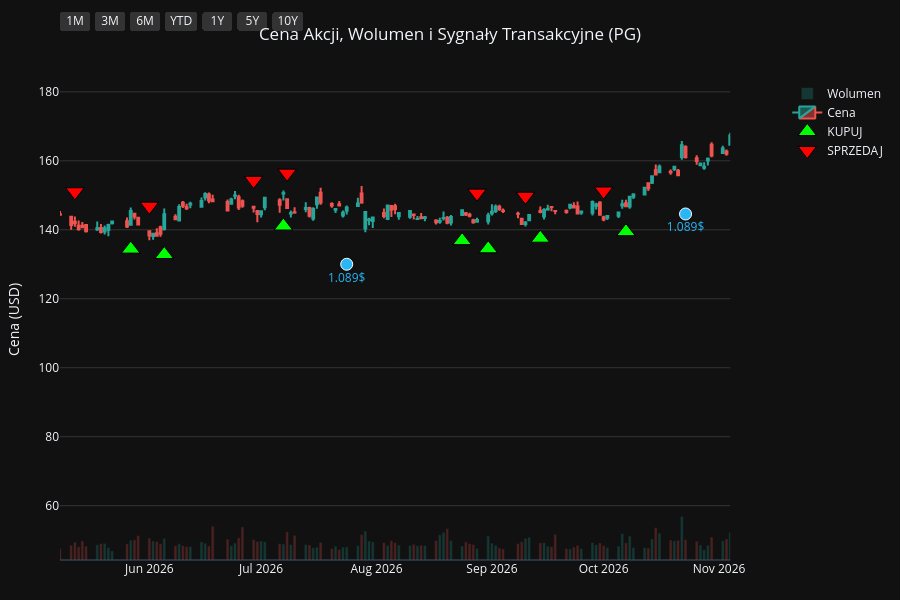
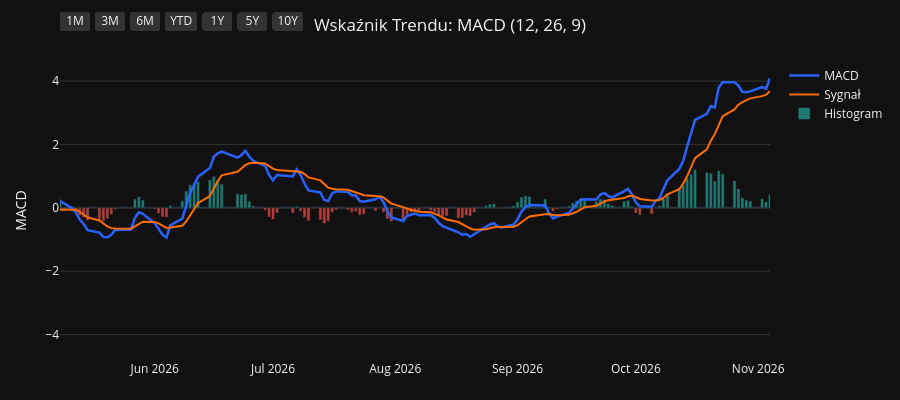
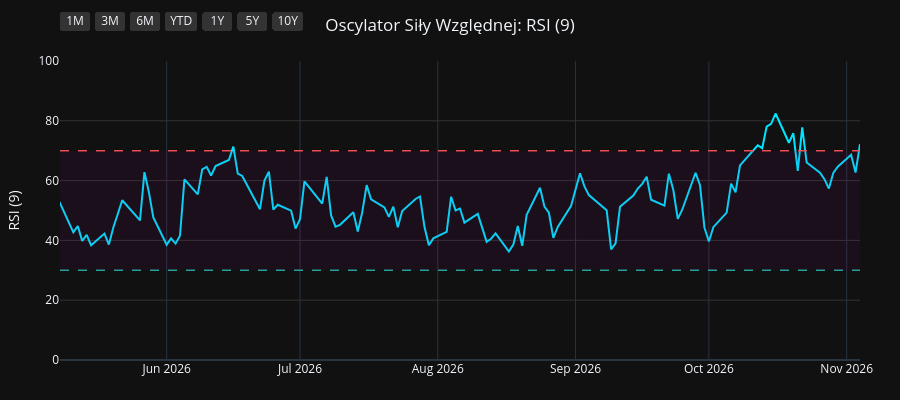
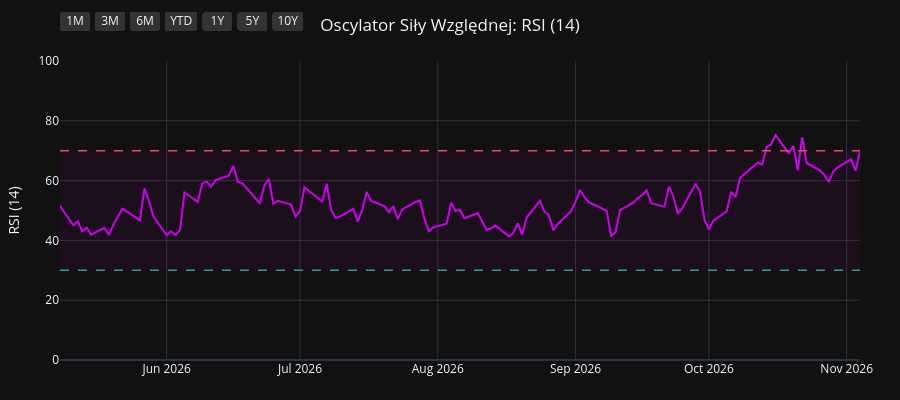

The code cell stored with these charts, in order, in its notebook:
### Code cell
import os
import yfinance as yf
import pandas as pd
import pandas_ta as ta
import plotly.graph_objects as go
from plotly.subplots import make_subplots

# 1. Pobranie i przygotowanie danych
symbol = os.environ.get("STOCK_TICKER", "").strip().upper()
if not symbol:
    raise RuntimeError("Set STOCK_TICKER before running price_extractor.ipynb")
df = yf.Ticker(symbol).history(period="10y")
df.index = df.index.tz_localize(None)

# Wskaźniki i sygnały
df.ta.macd(fast=12, slow=26, signal=9, append=True)
df.ta.rsi(length=9, append=True)
df.ta.rsi(length=14, append=True)
df.ta.rsi(length=21, append=True)
df.dropna(inplace=True)

macd = df['MACD_12_26_9']
signal = df['MACDs_12_26_9']
wczorajszy_macd = macd.shift(1)
wczorajszy_signal = signal.shift(1)

df['Decyzja'] = 'BRAK'
df.loc[(macd > signal) & (wczorajszy_macd <= wczorajszy_signal), 'Decyzja'] = 'KUPUJ'
df.loc[(macd < signal) & (wczorajszy_macd >= wczorajszy_signal), 'Decyzja'] = 'SPRZEDAJ'

df_kupuj = df[df['Decyzja'] == 'KUPUJ']
df_sprzedaj = df[df['Decyzja'] == 'SPRZEDAJ']
df_dywidendy = df[df['Dividends'] > 0]
df_splity = df[df['Stock Splits'] > 0]

# Wspólna konfiguracja osi X
konfiguracja_osi_x = dict(
    type="date",
    showspikes=True, spikemode="across", spikesnap="cursor", spikedash="dot", spikecolor="#ffffff", spikethickness=1, hoverformat="%Y-%m-%d",
    rangeselector=dict(
        buttons=list([
            dict(count=1, label="1M", step="month", stepmode="backward"),
            dict(count=3, label="3M", step="month", stepmode="backward"),
            dict(count=6, label="6M", step="month", stepmode="backward"),
            dict(count=1, label="YTD", step="year", stepmode="todate"),
            dict(count=1, label="1Y", step="year", stepmode="backward"),
            dict(count=5, label="5Y", step="year", stepmode="backward"),
            dict(step="all", label="10Y")
        ]),
        bgcolor="#333333", activecolor="#2962ff", x=0, y=1.1
    )
)

# ==========================================
# WYKRES 1: CENA + WOLUMEN + SYGNAŁY
# ==========================================
fig1 = make_subplots(specs=[[{"secondary_y": True}]])

kolory_wolumenu = ['#26a69a' if row['Close'] >= row['Open'] else '#ef5350' for index, row in df.iterrows()]
fig1.add_trace(go.Bar(x=df.index, y=df['Volume'], marker_color=kolory_wolumenu, opacity=0.25, name='Wolumen'), secondary_y=True)
fig1.add_trace(go.Candlestick(x=df.index, open=df['Open'], high=df['High'], low=df['Low'], close=df['Close'], name='Cena', increasing_line_color='#26a69a', decreasing_line_color='#ef5350'), secondary_y=False)
fig1.add_trace(go.Scatter(x=df_kupuj.index, y=df_kupuj['Low'] * 0.95, customdata=df_kupuj[['Low', 'High']], mode='markers', marker=dict(symbol='triangle-up', size=16, color='#00ff00', line=dict(width=1, color='black')), name='KUPUJ', hovertemplate='KUPUJ<br>Najniższa: %{customdata[0]:.2f}<br>Najwyższa: %{customdata[1]:.2f}<extra></extra>'), secondary_y=False)
fig1.add_trace(go.Scatter(x=df_sprzedaj.index, y=df_sprzedaj['High'] * 1.05, customdata=df_sprzedaj[['Low', 'High']], mode='markers', marker=dict(symbol='triangle-down', size=16, color='#ff0000', line=dict(width=1, color='black')), name='SPRZEDAJ', hovertemplate='SPRZEDAJ<br>Najniższa: %{customdata[0]:.2f}<br>Najwyższa: %{customdata[1]:.2f}<extra></extra>'), secondary_y=False)

if not df_dywidendy.empty:
    fig1.add_trace(go.Scatter(x=df_dywidendy.index, y=df_dywidendy['Low'] * 0.90, mode='markers+text', marker=dict(symbol='circle', size=12, color='#29b6f6', line=dict(width=1, color='white')), text=df_dywidendy['Dividends'].apply(lambda x: f"{x}$"), textposition="bottom center", name='Dywidenda', showlegend=False, hovertemplate='Dywidenda: %{text}<extra></extra>', textfont=dict(color="#29b6f6")), secondary_y=False)
if not df_splity.empty:
                    fig1.add_trace(go.Scatter(x=df_splity.index, y=df_splity['High'], mode='markers+text', marker=dict(symbol='star', size=16, color='#ffee58', line=dict(width=1, color='black')), text=df_splity['Stock Splits'].apply(lambda x: f"{x:g}:1" if x >= 1 else f"1:{1 / x:g}"), textposition="top center", name='Split', hovertemplate='%{text}<extra></extra>', textfont=dict(color="#ffee58")), secondary_y=False)

fig1.update_layout(title=dict(text=f"Cena Akcji, Wolumen i Sygnały Transakcyjne ({symbol})", x=0.5, xanchor='center'), dragmode='pan', xaxis_rangeslider_visible=False, template='plotly_dark', height=600, hovermode='x unified', margin=dict(l=60, r=40, t=60, b=40))
fig1.update_xaxes(**konfiguracja_osi_x)
fig1.update_xaxes(range=[df.index.max() - pd.Timedelta(days=180), df.index.max()])
fig1.update_yaxes(title_text="Cena (USD)", secondary_y=False, gridcolor='#333333')
fig1.update_yaxes(range=[0, df['Volume'].max() * 4], showgrid=False, showticklabels=False, secondary_y=True)
fig1.show(config={'scrollZoom': True})

# ==========================================
# WYKRES 2: WSKAŹNIK MACD
# ==========================================
fig2 = go.Figure()
fig2.add_trace(go.Scatter(x=df.index, y=df['MACD_12_26_9'], line=dict(color='#2962ff', width=2.5), name='MACD'))
fig2.add_trace(go.Scatter(x=df.index, y=df['MACDs_12_26_9'], line=dict(color='#ff6d00', width=2), name='Sygnał'))
kolory_macd = ['#26a69a' if val >= 0 else '#ef5350' for val in df['MACDh_12_26_9']]
fig2.add_trace(go.Bar(x=df.index, y=df['MACDh_12_26_9'], marker_color=kolory_macd, name='Histogram', opacity=0.7))
fig2.update_layout(title=dict(text="Wskaźnik Trendu: MACD (12, 26, 9)", x=0.5, xanchor='center'), dragmode='pan', xaxis_rangeslider_visible=False, template='plotly_dark', height=400, hovermode='x unified', margin=dict(l=60, r=40, t=60, b=40))
fig2.update_xaxes(**konfiguracja_osi_x)
fig2.update_xaxes(range=[df.index.max() - pd.Timedelta(days=180), df.index.max()])
fig2.update_yaxes(title_text="MACD", gridcolor='#333333')
fig2.show(config={'scrollZoom': True})

# ==========================================
# WYKRES 3: OSCYLATOR RSI (9)
# ==========================================
fig3 = go.Figure()
fig3.add_trace(go.Scatter(x=df.index, y=df['RSI_9'], line=dict(color='#00e5ff', width=2), name='RSI (9)'))
fig3.add_hline(y=70, line_dash="dash", line_color="#ef5350", line_width=1.5)
fig3.add_hline(y=30, line_dash="dash", line_color="#26a69a", line_width=1.5)
fig3.add_hrect(y0=30, y1=70, line_width=0, fillcolor="purple", opacity=0.1)
fig3.update_layout(title=dict(text="Oscylator Siły Względnej: RSI (9)", x=0.5, xanchor='center'), dragmode='pan', xaxis_rangeslider_visible=False, template='plotly_dark', height=400, hovermode='x unified', margin=dict(l=60, r=40, t=60, b=40))
fig3.update_xaxes(**konfiguracja_osi_x)
fig3.update_xaxes(range=[df.index.max() - pd.Timedelta(days=180), df.index.max()])
fig3.update_yaxes(title_text="RSI (9)", range=[0, 100], gridcolor='#333333')
fig3.show(config={'scrollZoom': True})

# ==========================================
# WYKRES 4: OSCYLATOR RSI (14)
# ==========================================
fig4 = go.Figure()
fig4.add_trace(go.Scatter(x=df.index, y=df['RSI_14'], line=dict(color='#d500f9', width=2), name='RSI (14)'))
fig4.add_hline(y=70, line_dash="dash", line_color="#ef5350", line_width=1.5)
fig4.add_hline(y=30, line_dash="dash", line_color="#26a69a", line_width=1.5)
fig4.add_hrect(y0=30, y1=70, line_width=0, fillcolor="purple", opacity=0.1)
fig4.update_layout(title=dict(text="Oscylator Siły Względnej: RSI (14)", x=0.5, xanchor='center'), dragmode='pan', xaxis_rangeslider_visible=False, template='plotly_dark', height=400, hovermode='x unified', margin=dict(l=60, r=40, t=60, b=40))
fig4.update_xaxes(**konfiguracja_osi_x)
fig4.update_xaxes(range=[df.index.max() - pd.Timedelta(days=180), df.index.max()])
fig4.update_yaxes(title_text="RSI (14)", range=[0, 100], gridcolor='#333333')
fig4.show(config={'scrollZoom': True})

# ==========================================
# WYKRES 5: OSCYLATOR RSI (21)
# ==========================================
fig5 = go.Figure()
fig5.add_trace(go.Scatter(x=df.index, y=df['RSI_21'], line=dict(color='#64dd17', width=2), name='RSI (21)'))
fig5.add_hline(y=70, line_dash="dash", line_color="#ef5350", line_width=1.5)
fig5.add_hline(y=30, line_dash="dash", line_color="#26a69a", line_width=1.5)
fig5.add_hrect(y0=30, y1=70, line_width=0, fillcolor="purple", opacity=0.1)
fig5.update_layout(title=dict(text="Oscylator Siły Względnej: RSI (21)", x=0.5, xanchor='center'), dragmode='pan', xaxis_rangeslider_visible=False, template='plotly_dark', height=400, hovermode='x unified', margin=dict(l=60, r=40, t=60, b=40))
fig5.update_xaxes(**konfiguracja_osi_x)
fig5.update_xaxes(range=[df.index.max() - pd.Timedelta(days=180), df.index.max()])
fig5.update_yaxes(title_text="RSI (21)", range=[0, 100], gridcolor='#333333')
fig5.show(config={'scrollZoom': True})

### Figure 1 — Plotly figure (JSON) as saved in the notebook; plotly's stock layout.template omitted (floating-point values rounded to 4 significant figures; data arrays with more than 128 entries replaced by an {"elided": "..."} marker saying what was removed)
{"data": [{"marker": {"color": {"elided": "2479 str values"}}, "name": "Wolumen", "opacity": 0.25, "type": "bar", "x": {"elided": "2479 str values"}, "xaxis": "x", "y": {"elided": "2479 int values"}, "yaxis": "y2"}, {"close": {"elided": "2479 float values"}, "decreasing": {"line": {"color": "#ef5350"}}, "high": {"elided": "2479 float values"}, "increasing": {"line": {"color": "#26a69a"}}, "low": {"elided": "2479 float values"}, "name": "Cena", "open": {"elided": "2479 float values"}, "type": "candlestick", "x": {"elided": "2479 str values"}, "xaxis": "x", "yaxis": "y"}, {"customdata": {"elided": "104x2 float values"}, "hovertemplate": "KUPUJ<br>Najniższa: %{customdata[0]:.2f}<br>Najwyższa: %{customdata[1]:.2f}<extra></extra>", "marker": {"color": "#00ff00", "line": {"color": "black", "width": 1}, "size": 16, "symbol": "triangle-up"}, "mode": "markers", "name": "KUPUJ", "type": "scatter", "x": ["2017-01-06T00:00:00", "2017-01-18T00:00:00", "2017-02-15T00:00:00", "2017-04-18T00:00:00", "2017-04-25T00:00:00", "2017-05-19T00:00:00", "2017-07-18T00:00:00", "2017-09-20T00:00:00", "2017-10-13T00:00:00", "2017-11-08T00:00:00", "2018-01-22T00:00:00", "2018-02-20T00:00:00", "2018-02-22T00:00:00", "2018-03-02T00:00:00", "2018-03-28T00:00:00", "2018-05-09T00:00:00", "2018-07-27T00:00:00", "2018-08-16T00:00:00", "2018-09-19T00:00:00", "2018-10-19T00:00:00", "2018-12-14T00:00:00", "2019-01-18T00:00:00", "2019-01-23T00:00:00", "2019-03-14T00:00:00", "2019-04-08T00:00:00", "2019-04-15T00:00:00", "2019-05-16T00:00:00", "2019-06-07T00:00:00", "2019-07-03T00:00:00", "2019-07-30T00:00:00", "2019-08-16T00:00:00", "2019-08-27T00:00:00", "2019-09-26T00:00:00", "2019-10-23T00:00:00", "2019-11-19T00:00:00", "2019-11-26T00:00:00", "2020-01-15T00:00:00", "2020-02-05T00:00:00", "2020-02-21T00:00:00", "2020-03-30T00:00:00", "2020-05-28T00:00:00", "2020-07-01T00:00:00", "2020-08-25T00:00:00", "2020-10-06T00:00:00", "2020-11-06T00:00:00", "2020-11-12T00:00:00", "2020-12-17T00:00:00", "2021-02-10T00:00:00", "2021-03-08T00:00:00", "2021-05-10T00:00:00", "2021-06-28T00:00:00", "2021-08-13T00:00:00", "2021-09-14T00:00:00", "2021-10-11T00:00:00", "2021-10-26T00:00:00", "2021-12-06T00:00:00", "2022-02-03T00:00:00", "2022-03-18T00:00:00", "2022-06-02T00:00:00", "2022-06-23T00:00:00", "2022-07-25T00:00:00", "2022-08-03T00:00:00", "2022-10-17T00:00:00", "2023-02-17T00:00:00", "2023-04-21T00:00:00", "2023-06-13T00:00:00", "2023-07-20T00:00:00", "2023-09-18T00:00:00", "2023-10-16T00:00:00", "2023-11-30T00:00:00", "2023-12-28T00:00:00", "2024-02-23T00:00:00", "2024-04-19T00:00:00", "2024-06-10T00:00:00", "2024-06-18T00:00:00", "2024-07-17T00:00:00", "2024-08-05T00:00:00", "2024-08-20T00:00:00", "2024-08-30T00:00:00", "2024-10-15T00:00:00", "2024-11-13T00:00:00", "2025-01-22T00:00:00", "2025-02-21T00:00:00", "2025-04-01T00:00:00", "2025-04-14T00:00:00", "2025-05-15T00:00:00", "2025-07-02T00:00:00", "2025-07-22T00:00:00", "2025-08-11T00:00:00", "2025-09-17T00:00:00", "2025-10-20T00:00:00", "2025-11-13T00:00:00", "2025-11-18T00:00:00", "2025-12-16T00:00:00", "2026-01-12T00:00:00", "2026-02-23T00:00:00", "2026-04-08T00:00:00", "2026-05-27T00:00:00", "2026-06-05T00:00:00", "2026-07-07T00:00:00", "2026-08-24T00:00:00", "2026-08-31T00:00:00", "2026-09-14T00:00:00", "2026-10-07T00:00:00"], "xaxis": "x", "y": [61.29, 61.75, 65.56, 65.95, 65.81, 63.02, 64.34, 69.56, 68.64, 64.83, 68.32, 61.02, 60.34, 59.02, 58.67, 54.49, 60.91, 63.09, 64.21, 65.62, 74.25, 70.95, 72.97, 78.5, 80.67, 81.67, 83.66, 84.56, 87.78, 93.85, 92.9, 94.62, 97.58, 96.86, 96.3, 95.73, 99.38, 100.3, 100.8, 88.13, 92.5, 95.72, 111.6, 112.5, 116.0, 114.9, 112.4, 104.9, 102.7, 111.9, 111.1, 118.4, 120.3, 117.7, 118.0, 125.4, 135.7, 124.5, 120.4, 117.3, 121.1, 119.8, 107.0, 117.6, 133.9, 125.0, 129.2, 133.9, 126.9, 131.7, 127.3, 141.4, 136.5, 147.6, 148.4, 148.7, 149.0, 150.3, 151.7, 154.5, 149.0, 147.9, 150.1, 153.0, 150.0, 144.5, 145.6, 142.0, 140.6, 145.2, 138.7, 136.3, 134.3, 133.5, 130.8, 149.0, 131.9, 134.4, 132.8, 141.1, 136.8, 134.5, 137.6, 139.4], "yaxis": "y"}, {"customdata": {"elided": "104x2 float values"}, "hovertemplate": "SPRZEDAJ<br>Najniższa: %{customdata[0]:.2f}<br>Najwyższa: %{customdata[1]:.2f}<extra></extra>", "marker": {"color": "#ff0000", "line": {"color": "black", "width": 1}, "size": 16, "symbol": "triangle-down"}, "mode": "markers", "name": "SPRZEDAJ", "type": "scatter", "x": ["2016-12-28T00:00:00", "2017-01-09T00:00:00", "2017-02-14T00:00:00", "2017-03-02T00:00:00", "2017-04-21T00:00:00", "2017-04-26T00:00:00", "2017-06-27T00:00:00", "2017-08-23T00:00:00", "2017-09-21T00:00:00", "2017-10-20T00:00:00", "2018-01-02T00:00:00", "2018-01-23T00:00:00", "2018-02-21T00:00:00", "2018-03-01T00:00:00", "2018-03-22T00:00:00", "2018-04-19T00:00:00", "2018-07-19T00:00:00", "2018-08-10T00:00:00", "2018-08-23T00:00:00", "2018-09-25T00:00:00", "2018-11-20T00:00:00", "2018-12-17T00:00:00", "2019-01-22T00:00:00", "2019-02-25T00:00:00", "2019-04-04T00:00:00", "2019-04-10T00:00:00", "2019-04-23T00:00:00", "2019-05-22T00:00:00", "2019-06-27T00:00:00", "2019-07-23T00:00:00", "2019-08-05T00:00:00", "2019-08-23T00:00:00", "2019-09-10T00:00:00", "2019-10-02T00:00:00", "2019-11-05T00:00:00", "2019-11-22T00:00:00", "2019-12-23T00:00:00", "2020-01-31T00:00:00", "2020-02-11T00:00:00", "2020-02-24T00:00:00", "2020-04-29T00:00:00", "2020-06-24T00:00:00", "2020-08-19T00:00:00", "2020-08-26T00:00:00", "2020-10-22T00:00:00", "2020-11-09T00:00:00", "2020-11-18T00:00:00", "2021-01-13T00:00:00", "2021-02-26T00:00:00", "2021-04-14T00:00:00", "2021-05-27T00:00:00", "2021-08-11T00:00:00", "2021-08-23T00:00:00", "2021-09-16T00:00:00", "2021-10-21T00:00:00", "2021-11-30T00:00:00", "2022-01-06T00:00:00", "2022-02-07T00:00:00", "2022-05-02T00:00:00", "2022-06-09T00:00:00", "2022-07-20T00:00:00", "2022-07-29T00:00:00", "2022-08-24T00:00:00", "2022-12-15T00:00:00", "2023-04-18T00:00:00", "2023-05-04T00:00:00", "2023-07-11T00:00:00", "2023-08-14T00:00:00", "2023-09-20T00:00:00", "2023-11-20T00:00:00", "2023-12-05T00:00:00", "2024-02-12T00:00:00", "2024-02-26T00:00:00", "2024-05-23T00:00:00", "2024-06-12T00:00:00", "2024-06-25T00:00:00", "2024-07-30T00:00:00", "2024-08-15T00:00:00", "2024-08-28T00:00:00", "2024-09-18T00:00:00", "2024-10-23T00:00:00", "2024-12-09T00:00:00", "2025-02-18T00:00:00", "2025-03-12T00:00:00", "2025-04-04T00:00:00", "2025-04-24T00:00:00", "2025-06-06T00:00:00", "2025-07-09T00:00:00", "2025-07-31T00:00:00", "2025-09-15T00:00:00", "2025-09-18T00:00:00", "2025-11-04T00:00:00", "2025-11-17T00:00:00", "2025-12-04T00:00:00", "2026-01-05T00:00:00", "2026-02-19T00:00:00", "2026-03-03T00:00:00", "2026-05-12T00:00:00", "2026-06-01T00:00:00", "2026-06-29T00:00:00", "2026-07-08T00:00:00", "2026-08-28T00:00:00", "2026-09-10T00:00:00", "2026-10-01T00:00:00"], "xaxis": "x", "y": [67.75, 67.77, 71.18, 73.9, 72.59, 73.17, 72.65, 75.93, 77.44, 74.27, 75.89, 75.04, 68.05, 65.95, 64.49, 63.57, 67.09, 69.26, 70.82, 71.51, 80.16, 82.47, 79.03, 86.53, 89.3, 90.45, 90.32, 92.87, 95.66, 101.3, 101.5, 104.9, 105.8, 108.0, 105.1, 106.0, 110.6, 112.2, 111.6, 111.9, 105.0, 105.0, 122.1, 124.8, 128.5, 132.3, 127.9, 124.3, 115.0, 123.0, 126.1, 131.4, 133.3, 133.2, 130.3, 137.1, 152.5, 150.6, 151.2, 137.1, 134.6, 133.8, 138.3, 143.8, 144.3, 150.0, 142.8, 151.8, 149.2, 146.5, 148.0, 153.8, 157.3, 165.2, 164.7, 165.9, 160.5, 167.7, 169.2, 173.8, 169.2, 172.7, 165.8, 171.9, 173.6, 162.0, 166.3, 159.2, 154.0, 160.6, 161.1, 152.5, 151.0, 150.4, 144.2, 164.4, 166.7, 151.0, 146.8, 154.3, 156.4, 150.6, 149.7, 151.2], "yaxis": "y"}, {"hovertemplate": "Dywidenda: %{text}<extra></extra>", "marker": {"color": "#29b6f6", "line": {"color": "white", "width": 1}, "size": 12, "symbol": "circle"}, "mode": "markers+text", "name": "Dywidenda", "showlegend": false, "text": ["0.67$", "0.69$", "0.69$", "0.69$", "0.69$", "0.717$", "0.717$", "0.717$", "0.717$", "0.746$", "0.746$", "0.746$", "0.746$", "0.791$", "0.791$", "0.791$", "0.791$", "0.87$", "0.87$", "0.87$", "0.87$", "0.913$", "0.913$", "0.913$", "0.913$", "0.941$", "0.941$", "0.941$", "0.941$", "1.007$", "1.007$", "1.007$", "1.007$", "1.057$", "1.057$", "1.057$", "1.057$", "1.089$", "1.089$", "1.089$"], "textfont": {"color": "#29b6f6"}, "textposition": "bottom center", "type": "scatter", "x": ["2017-01-18T00:00:00", "2017-04-19T00:00:00", "2017-07-19T00:00:00", "2017-10-19T00:00:00", "2018-01-18T00:00:00", "2018-04-19T00:00:00", "2018-07-19T00:00:00", "2018-10-18T00:00:00", "2019-01-17T00:00:00", "2019-04-17T00:00:00", "2019-07-18T00:00:00", "2019-10-17T00:00:00", "2020-01-23T00:00:00", "2020-04-23T00:00:00", "2020-07-23T00:00:00", "2020-10-22T00:00:00", "2021-01-21T00:00:00", "2021-04-22T00:00:00", "2021-07-22T00:00:00", "2021-10-21T00:00:00", "2022-01-20T00:00:00", "2022-04-21T00:00:00", "2022-07-21T00:00:00", "2022-10-20T00:00:00", "2023-01-19T00:00:00", "2023-04-20T00:00:00", "2023-07-20T00:00:00", "2023-10-19T00:00:00", "2024-01-18T00:00:00", "2024-04-18T00:00:00", "2024-07-19T00:00:00", "2024-10-18T00:00:00", "2025-01-24T00:00:00", "2025-04-21T00:00:00", "2025-07-18T00:00:00", "2025-10-24T00:00:00", "2026-01-23T00:00:00", "2026-04-24T00:00:00", "2026-07-24T00:00:00", "2026-10-23T00:00:00"], "xaxis": "x", "y": [58.5, 62.37, 61.53, 64.49, 63.94, 53.4, 56.56, 58.6, 66.71, 78.33, 85.91, 87.78, 93.68, 90.04, 96.4, 108.9, 101.3, 104.8, 107.5, 110.1, 127.4, 129.9, 111.9, 102.7, 116.1, 123.5, 122.4, 122.4, 122.9, 131.3, 141.6, 143.5, 139.9, 141.7, 133.4, 132.5, 131.9, 131.0, 130.0, 144.6], "yaxis": "y"}], "layout": {"dragmode": "pan", "height": 600, "hovermode": "x unified", "margin": {"b": 40, "l": 60, "r": 40, "t": 60}, "title": {"text": "Cena Akcji, Wolumen i Sygnały Transakcyjne (PG)", "x": 0.5, "xanchor": "center"}, "xaxis": {"anchor": "y", "domain": [0.0, 0.94], "hoverformat": "%Y-%m-%d", "range": ["2026-05-08T00:00:00", "2026-11-04T00:00:00"], "rangeselector": {"activecolor": "#2962ff", "bgcolor": "#333333", "buttons": [{"count": 1, "label": "1M", "step": "month", "stepmode": "backward"}, {"count": 3, "label": "3M", "step": "month", "stepmode": "backward"}, {"count": 6, "label": "6M", "step": "month", "stepmode": "backward"}, {"count": 1, "label": "YTD", "step": "year", "stepmode": "todate"}, {"count": 1, "label": "1Y", "step": "year", "stepmode": "backward"}, {"count": 5, "label": "5Y", "step": "year", "stepmode": "backward"}, {"label": "10Y", "step": "all"}], "x": 0, "y": 1.1}, "rangeslider": {"visible": false}, "showspikes": true, "spikecolor": "#ffffff", "spikedash": "dot", "spikemode": "across", "spikesnap": "cursor", "spikethickness": 1, "type": "date"}, "yaxis": {"anchor": "x", "domain": [0.0, 1.0], "gridcolor": "#333333", "title": {"text": "Cena (USD)"}}, "yaxis2": {"anchor": "x", "overlaying": "y", "range": [0, 242483600], "showgrid": false, "showticklabels": false, "side": "right"}}}

### Figure 2 — Plotly figure (JSON) as saved in the notebook; plotly's stock layout.template omitted (floating-point values rounded to 4 significant figures; data arrays with more than 128 entries replaced by an {"elided": "..."} marker saying what was removed)
{"data": [{"line": {"color": "#2962ff", "width": 2.5}, "name": "MACD", "type": "scatter", "x": {"elided": "2479 str values"}, "y": {"elided": "2479 float values"}}, {"line": {"color": "#ff6d00", "width": 2}, "name": "Sygnał", "type": "scatter", "x": {"elided": "2479 str values"}, "y": {"elided": "2479 float values"}}, {"marker": {"color": {"elided": "2479 str values"}}, "name": "Histogram", "opacity": 0.7, "type": "bar", "x": {"elided": "2479 str values"}, "y": {"elided": "2479 float values"}}], "layout": {"dragmode": "pan", "height": 400, "hovermode": "x unified", "margin": {"b": 40, "l": 60, "r": 40, "t": 60}, "title": {"text": "Wskaźnik Trendu: MACD (12, 26, 9)", "x": 0.5, "xanchor": "center"}, "xaxis": {"hoverformat": "%Y-%m-%d", "range": ["2026-05-08T00:00:00", "2026-11-04T00:00:00"], "rangeselector": {"activecolor": "#2962ff", "bgcolor": "#333333", "buttons": [{"count": 1, "label": "1M", "step": "month", "stepmode": "backward"}, {"count": 3, "label": "3M", "step": "month", "stepmode": "backward"}, {"count": 6, "label": "6M", "step": "month", "stepmode": "backward"}, {"count": 1, "label": "YTD", "step": "year", "stepmode": "todate"}, {"count": 1, "label": "1Y", "step": "year", "stepmode": "backward"}, {"count": 5, "label": "5Y", "step": "year", "stepmode": "backward"}, {"label": "10Y", "step": "all"}], "x": 0, "y": 1.1}, "rangeslider": {"visible": false}, "showspikes": true, "spikecolor": "#ffffff", "spikedash": "dot", "spikemode": "across", "spikesnap": "cursor", "spikethickness": 1, "type": "date"}, "yaxis": {"gridcolor": "#333333", "title": {"text": "MACD"}}}}

### Figure 3 — Plotly figure (JSON) as saved in the notebook; plotly's stock layout.template omitted (floating-point values rounded to 4 significant figures; data arrays with more than 128 entries replaced by an {"elided": "..."} marker saying what was removed)
{"data": [{"line": {"color": "#00e5ff", "width": 2}, "name": "RSI (9)", "type": "scatter", "x": {"elided": "2479 str values"}, "y": {"elided": "2479 float values"}}], "layout": {"dragmode": "pan", "height": 400, "hovermode": "x unified", "margin": {"b": 40, "l": 60, "r": 40, "t": 60}, "shapes": [{"line": {"color": "#ef5350", "dash": "dash", "width": 1.5}, "type": "line", "x0": 0, "x1": 1, "xref": "x domain", "y0": 70, "y1": 70, "yref": "y"}, {"line": {"color": "#26a69a", "dash": "dash", "width": 1.5}, "type": "line", "x0": 0, "x1": 1, "xref": "x domain", "y0": 30, "y1": 30, "yref": "y"}, {"fillcolor": "purple", "line": {"width": 0}, "opacity": 0.1, "type": "rect", "x0": 0, "x1": 1, "xref": "x domain", "y0": 30, "y1": 70, "yref": "y"}], "title": {"text": "Oscylator Siły Względnej: RSI (9)", "x": 0.5, "xanchor": "center"}, "xaxis": {"hoverformat": "%Y-%m-%d", "range": ["2026-05-08T00:00:00", "2026-11-04T00:00:00"], "rangeselector": {"activecolor": "#2962ff", "bgcolor": "#333333", "buttons": [{"count": 1, "label": "1M", "step": "month", "stepmode": "backward"}, {"count": 3, "label": "3M", "step": "month", "stepmode": "backward"}, {"count": 6, "label": "6M", "step": "month", "stepmode": "backward"}, {"count": 1, "label": "YTD", "step": "year", "stepmode": "todate"}, {"count": 1, "label": "1Y", "step": "year", "stepmode": "backward"}, {"count": 5, "label": "5Y", "step": "year", "stepmode": "backward"}, {"label": "10Y", "step": "all"}], "x": 0, "y": 1.1}, "rangeslider": {"visible": false}, "showspikes": true, "spikecolor": "#ffffff", "spikedash": "dot", "spikemode": "across", "spikesnap": "cursor", "spikethickness": 1, "type": "date"}, "yaxis": {"gridcolor": "#333333", "range": [0, 100], "title": {"text": "RSI (9)"}}}}

### Figure 4 — Plotly figure (JSON) as saved in the notebook; plotly's stock layout.template omitted (floating-point values rounded to 4 significant figures; data arrays with more than 128 entries replaced by an {"elided": "..."} marker saying what was removed)
{"data": [{"line": {"color": "#d500f9", "width": 2}, "name": "RSI (14)", "type": "scatter", "x": {"elided": "2479 str values"}, "y": {"elided": "2479 float values"}}], "layout": {"dragmode": "pan", "height": 400, "hovermode": "x unified", "margin": {"b": 40, "l": 60, "r": 40, "t": 60}, "shapes": [{"line": {"color": "#ef5350", "dash": "dash", "width": 1.5}, "type": "line", "x0": 0, "x1": 1, "xref": "x domain", "y0": 70, "y1": 70, "yref": "y"}, {"line": {"color": "#26a69a", "dash": "dash", "width": 1.5}, "type": "line", "x0": 0, "x1": 1, "xref": "x domain", "y0": 30, "y1": 30, "yref": "y"}, {"fillcolor": "purple", "line": {"width": 0}, "opacity": 0.1, "type": "rect", "x0": 0, "x1": 1, "xref": "x domain", "y0": 30, "y1": 70, "yref": "y"}], "title": {"text": "Oscylator Siły Względnej: RSI (14)", "x": 0.5, "xanchor": "center"}, "xaxis": {"hoverformat": "%Y-%m-%d", "range": ["2026-05-08T00:00:00", "2026-11-04T00:00:00"], "rangeselector": {"activecolor": "#2962ff", "bgcolor": "#333333", "buttons": [{"count": 1, "label": "1M", "step": "month", "stepmode": "backward"}, {"count": 3, "label": "3M", "step": "month", "stepmode": "backward"}, {"count": 6, "label": "6M", "step": "month", "stepmode": "backward"}, {"count": 1, "label": "YTD", "step": "year", "stepmode": "todate"}, {"count": 1, "label": "1Y", "step": "year", "stepmode": "backward"}, {"count": 5, "label": "5Y", "step": "year", "stepmode": "backward"}, {"label": "10Y", "step": "all"}], "x": 0, "y": 1.1}, "rangeslider": {"visible": false}, "showspikes": true, "spikecolor": "#ffffff", "spikedash": "dot", "spikemode": "across", "spikesnap": "cursor", "spikethickness": 1, "type": "date"}, "yaxis": {"gridcolor": "#333333", "range": [0, 100], "title": {"text": "RSI (14)"}}}}
